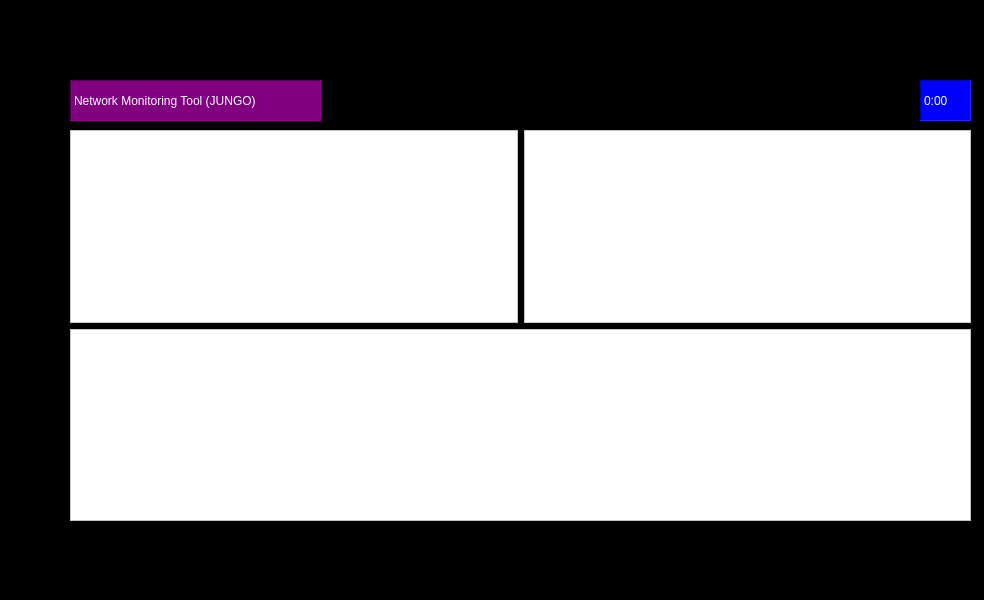
<?xml version="1.0" encoding="UTF-8"?>
<ui version="4.0">
 <class>Dialog</class>
 <widget class="QDialog" name="Dialog">
  <property name="geometry">
   <rect>
    <x>0</x>
    <y>0</y>
    <width>984</width>
    <height>600</height>
   </rect>
  </property>
  <property name="windowTitle">
   <string>Dialog</string>
  </property>
  <property name="styleSheet">
   <string notr="true">background-color: black;</string>
  </property>
  <widget class="QWidget" name="verticalLayoutWidget">
   <property name="geometry">
    <rect>
     <x>70</x>
     <y>130</y>
     <width>901</width>
     <height>391</height>
    </rect>
   </property>
   <layout class="QVBoxLayout" name="visuals_container">
    <item>
     <layout class="QHBoxLayout" name="horizontalLayout">
      <item>
       <widget class="QGraphicsView" name="charts_1">
        <property name="styleSheet">
         <string notr="true">background-color: white;</string>
        </property>
        <property name="frameShadow">
         <enum>QFrame::Raised</enum>
        </property>
        <property name="lineWidth">
         <number>23</number>
        </property>
       </widget>
      </item>
      <item>
       <widget class="QGraphicsView" name="charts_2">
        <property name="styleSheet">
         <string notr="true">background-color: white;</string>
        </property>
        <property name="frameShadow">
         <enum>QFrame::Raised</enum>
        </property>
        <property name="lineWidth">
         <number>23</number>
        </property>
       </widget>
      </item>
     </layout>
    </item>
    <item>
     <widget class="QTableView" name="data_table">
      <property name="styleSheet">
       <string notr="true">background-color: white;</string>
      </property>
      <property name="showGrid">
       <bool>true</bool>
      </property>
      <property name="gridStyle">
       <enum>Qt::DashDotDotLine</enum>
      </property>
     </widget>
    </item>
   </layout>
  </widget>
  <widget class="QLabel" name="label">
   <property name="geometry">
    <rect>
     <x>70</x>
     <y>80</y>
     <width>251</width>
     <height>41</height>
    </rect>
   </property>
   <property name="styleSheet">
    <string notr="true">color: white;
background: purple;</string>
   </property>
   <property name="frameShape">
    <enum>QFrame::Panel</enum>
   </property>
   <property name="frameShadow">
    <enum>QFrame::Sunken</enum>
   </property>
   <property name="text">
    <string>Network Monitoring Tool (JUNGO)</string>
   </property>
  </widget>
  <widget class="QLabel" name="time_label">
   <property name="geometry">
    <rect>
     <x>920</x>
     <y>80</y>
     <width>51</width>
     <height>41</height>
    </rect>
   </property>
   <property name="styleSheet">
    <string notr="true">color: white;
background: blue;</string>
   </property>
   <property name="frameShape">
    <enum>QFrame::Panel</enum>
   </property>
   <property name="frameShadow">
    <enum>QFrame::Sunken</enum>
   </property>
   <property name="text">
    <string>0:00</string>
   </property>
  </widget>
 </widget>
 <resources/>
 <connections/>
</ui>
